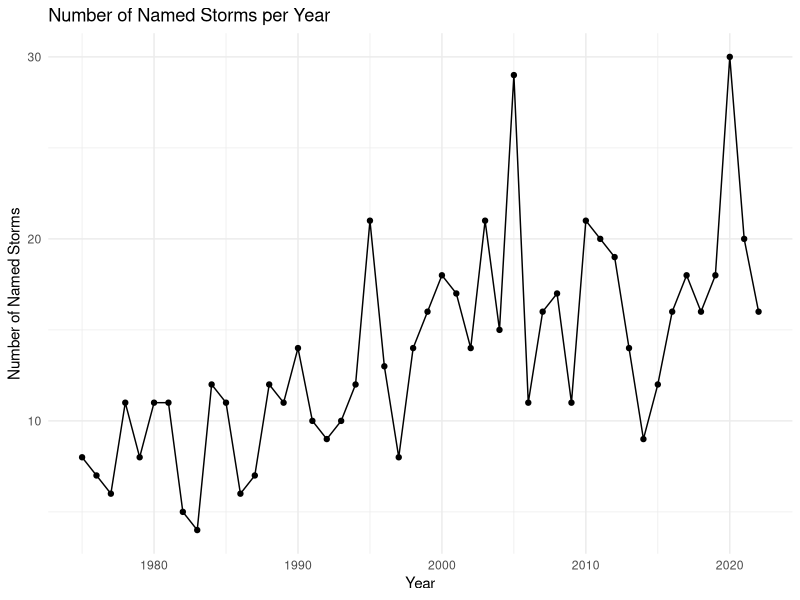

This chart was generated by the following R code:
## ---- chunk 1
#| label: setup
suppressPackageStartupMessages(library(tidyverse))
## ---- chunk 2
#| label: storms-plot
storms |>
  distinct(year, name) |>
  count(year, name="num_storms") |>
  ggplot(aes(x = year, y = num_storms)) +
  geom_line() +
  geom_point() +
  labs(
    title = "Number of Named Storms per Year",
    x = "Year",
    y = "Number of Named Storms"
  ) +
  theme_minimal()
